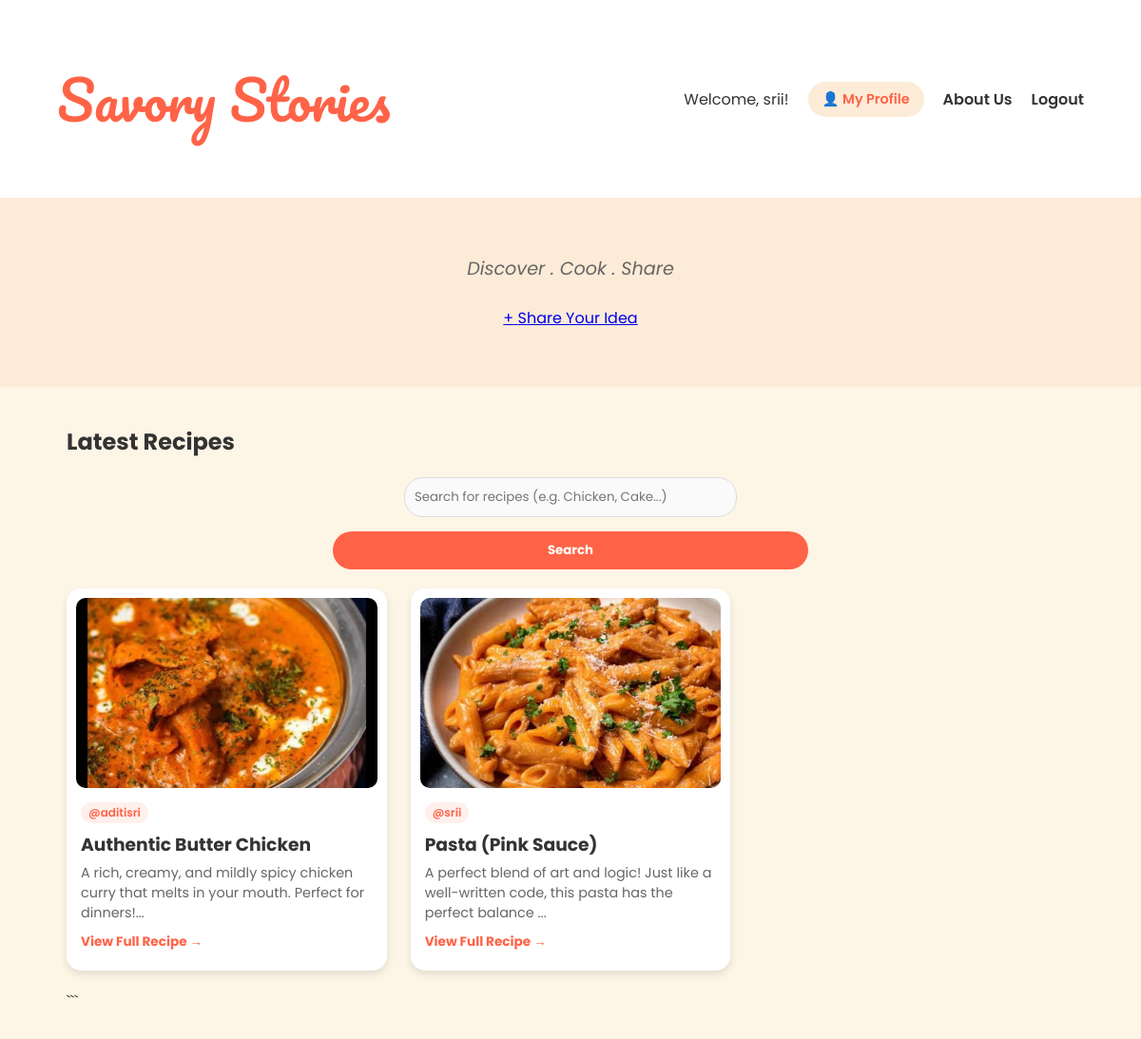
Screenshot of /home (signed in) with the database file from the repository.
### tables this page shows
CREATE TABLE users (
                    id INTEGER PRIMARY KEY AUTOINCREMENT,
                    username TEXT NOT NULL,
                    email TEXT UNIQUE NOT NULL,
                    password TEXT NOT NULL);

CREATE TABLE recipes (
                    id INTEGER PRIMARY KEY AUTOINCREMENT,
                    title TEXT NOT NULL,
                    description TEXT NOT NULL,
                    ingredients TEXT,
                    method TEXT,
                    image TEXT, 
                    user_id INTEGER,
                    FOREIGN KEY(user_id) REFERENCES users(id));

### app.py (the view)
@app.route("/home")
def home():
    if "user_id" not in session:
        return redirect(url_for("login_page"))
    search_query = request.args.get('search')
    conn = sqlite3.connect("savory.db")
    c = conn.cursor()
    base_query = """
        SELECT recipes.id, recipes.title, recipes.description, recipes.image, users.username
        FROM recipes
        INNER JOIN users ON recipes.user_id = users.id
    """
    if search_query:
        final_query = base_query + " WHERE recipes.title LIKE ? OR recipes.description LIKE ?"
        c.execute(final_query, ('%' + search_query + '%', '%' + search_query + '%'))
    else:
        c.execute(base_query)
    rows = c.fetchall()
    all_recipes = []
    for row in rows:
        all_recipes.append({
            "id": row[0],
            "title": row[1],
            "description": row[2],
            "image": row[3],
            "author": row[4]
        })
    conn.close()
    return render_template("home.html", username=session["username"], recipes=all_recipes)

### templates/home.html (shortened to what this page needs)
<!DOCTYPE html>
<html lang="en">
<head>
    <link rel="stylesheet" href="{{ url_for('static', filename='style.css') }}">
</head>
<body>
    <nav class="navbar">
        <div class="logo">Savory Stories</div>
        <div class="nav-links">
            <span class="welcome-text">Welcome, {{ username }}!</span>
            <a href="/profile" class="profile-link">👤 My Profile</a>
            <a href="/aboutus">About Us</a>
            <a href="/logout" class="logout-link">Logout</a>
        </div>
    </nav>
    <header class="hero-banner">
        <p class="tagline">Discover . Cook . Share</p>
        <a href="/create" class="share-btn"><span>+</span> Share Your Idea</a>
    </header>
    <main class="main-content">
        <h2 class="section-title">Latest Recipes</h2>
<div class="search-container" style="text-align: center; margin: 20px 0;">
    <form action="/home" method="GET" style="display: inline-block; width: 80%; max-width: 500px;">
        <input type="text" name="search" placeholder="Search for recipes (e.g. Chicken, Cake...)"
               style="width: 70%; padding: 10px; border-radius: 20px; border: 1px solid #ddd; outline: none;">
        <button type="submit" style="padding: 10px 20px; border-radius: 20px; border: none; background: #ff6347; color: white; cursor: pointer; font-weight: bold;">
            Search
        </button>
    </form>
</div>
<div class="recipe-grid">
    {% for recipe in recipes %}
    <a href="{{ url_for('recipe_detail', recipe_id=recipe['id']) }}" style="text-decoration: none; color: inherit;">
        <div class="recipe-card" style="margin-bottom: 20px; background: white; border-radius: 15px; padding: 10px; box-shadow: 0 4px 8px rgba(0,0,0,0.1);">
            <div class="recipe-image-container" style="width: 100%; height: 200px; overflow: hidden; border-radius: 10px;">
                {% if recipe.image %}
                    <img src="{{ url_for('static', filename='uploads/' + recipe.image) }}"
                         style="width: 100%; height: 100%; object-fit: cover;">
                {% else %}
                    <div style="width: 100%; height: 100%; background: #eee; display: flex; align-items: center; justify-content: center; color: #aaa;">No Image</div>
                {% endif %}
            </div>
            <div class="card-content" style="padding: 10px 5px;">
                <div style="display: flex; align-items: center; margin-top: 5px;">
                    <span style="font-size: 0.75rem; background: #fff0ed; color: #ff6347; padding: 2px 8px; border-radius: 20px; font-weight: 600;">
                        @{{recipe.author}}
                    </span>
                </div>
                <h3 style="color: #333; margin: 8px 0 5px 0;">{{ recipe.title }}</h3>
                <p style="color: #666; font-size: 0.9rem; margin-bottom: 10px;">{{ recipe.description[:100] }}...
                </p>
                <span style="display: block; color: #ff6347; font-weight: bold; font-size: 0.85rem;">
                    View Full Recipe →
                </span>
            </div>
        </div> </a> {% endfor %}
</div> ```
</body>
</html>

### static/style.css (style rules this page uses)
* { margin: 0; padding: 0; box-sizing: border-box; font-family: 'Poppins', 'Segoe UI', sans-serif; }
body { background-color: #fdf5e6; color: #333; min-height: 100vh; }
.logo { font-family: 'Pacifico', cursive; color: #ff6347; font-size: 3.5rem; margin: 40px 0; text-align: center; }
.navbar { display: flex; justify-content: space-between; align-items: center; padding: 15px 5%; background: white; box-shadow: 0 2px 10px rgba(0,0,0,0.05); width: 100%; }
.nav-links { display: flex; gap: 20px; align-items: center; }
.nav-links a { text-decoration: none; color: #333; font-weight: 600; }
.hero-banner { background-color: #fcebd7; width: 100%; padding: 60px 20px; text-align: center; display: block; }
.tagline { font-style: italic; font-size: 1.2rem; color: #666; margin-bottom: 25px; }
.main-content { max-width: 1100px; margin: 40px auto; padding: 0 20px; }
.recipe-grid { display: grid; grid-template-columns: repeat(auto-fill, minmax(300px, 1fr)); gap: 25px; }
.recipe-card { background: white; padding: 20px; border-radius: 12px; box-shadow: 0 4px 10px rgba(0,0,0,0.05); }
input, textarea { width: 100%; padding: 12px; margin-bottom: 15px; border: 1px solid #ddd; border-radius: 8px; background: #fafafa; }
button { width: 100%; padding: 12px; background-color: #ff6347; color: white; border: none; border-radius: 8px; cursor: pointer; font-weight: bold; transition: 0.3s; }
.profile-link { background: #fcebd7; padding: 8px 15px; border-radius: 20px; color: #ff6347 !important; font-size: 0.9rem; }

### rows the page displays
users: username "srii"
recipes: image (picture), author "aditisri", title "Authentic Butter Chicken", description "A rich, creamy, and mildly spicy chicken curry that melts in your mouth. Perfect for dinners!"
recipes: image (picture), author "srii", title "Pasta (Pink Sauce)", description "A perfect blend of art and logic! Just like a well-written code, this pasta has the perfect balance"
